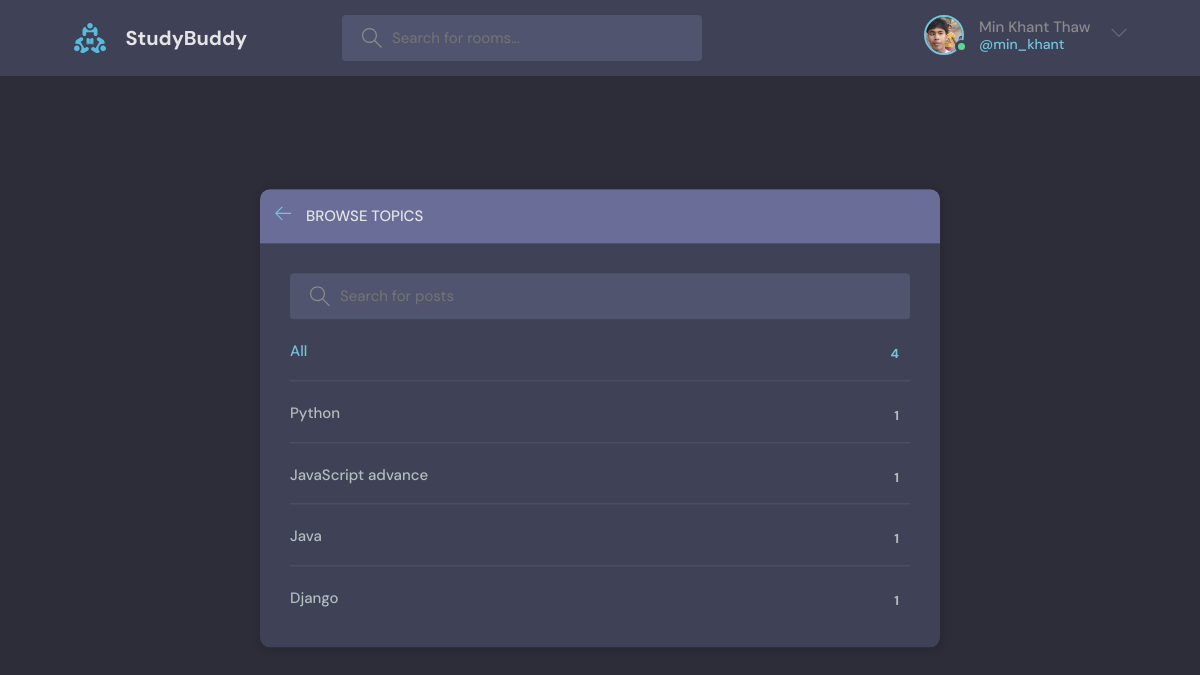
Page /topic/ (signed in) on the committed database.
### my_app/models.py (models this page shows)
class User(AbstractUser):
    name = models.CharField(max_length=200, null=True)
    email = models.EmailField(unique=True, null=True)
    bio = models.TextField(null=True)
    avatar = models.ImageField(null=True, default="avatar.svg", upload_to='media')
    USERNAME_FIELD = 'email'
    REQUIRED_FIELDS = []

class Topics(models.Model):
    name = models.CharField(max_length=200)
    def __str__(self):
        return self.name

### my_app/views.py (the view)
# urls.py: path('topic/', views.topic_view, name="topic-view"),
def topic_view(request):
  q = request.GET.get('q') if request.GET.get('q') != None else ''
  topics = Topics.objects.annotate(room_count=Count('room')).filter(
    Q(name__icontains=q)
    )
  all_topic = sum([item.room_count for item in topics])
  for topic in topics:
    if topic.room_count == 0:
      topic.delete()
  context ={
    'all_topic':all_topic,
    'topics':topics,
  }
  return render(request, 'topic.html', context)

### templates/topic.html (shortened to what this page needs)
{% extends 'base.html' %}
    {% block content %}
<main class="create-room layout">
      <div class="container">
        <div class="layout__box">
          <div class="layout__boxHeader">
            <div class="layout__boxTitle">
              <a href="{% url 'home' %}">
                <svg version="1.1" xmlns="http://www.w3.org/2000/svg" width="32" height="32" viewBox="0 0 32 32">
                  <title>arrow-left</title>
                  <path
                    d="M13.723 2.286l-13.723 13.714 13.719 13.714 1.616-1.611-10.96-10.96h27.625v-2.286h-27.625l10.965-10.965-1.616-1.607z"
                  ></path>
                </svg>
              </a>
              <h3>Browse Topics</h3>
            </div>
          </div>
          <div class="topics-page layout__body">
            <form class="header__search">
              <label>
                <input name="q" placeholder="Search for posts" />
              </label>
            </form>
            <ul class="topics__list">
              <li>
                <a href="{% url 'home' %}" class="active">All <span>{{all_topic}}</span></a>
              </li>
              {% for topic in topics %}
              <li>
                <a href="{% url 'home' %}?q={{topic}}">{{topic}} <span>{{topic.room_count}}</span></a>
              </li>
                {% endfor %}
            </ul>
          </div>
        </div>
      </div>
    </main>
    {% endblock %}

### templates/nav.html (shortened to what this page needs)
  {% load static %}
    <header class="header header--loggedIn">
      <div class="container">
        <a href="{% url 'home' %}" class="header__logo">
          <img src="{% static 'assets/logo.svg' %}" />
          <h1>StudyBuddy</h1>
        </a>
        <form action="{% url 'home' %}" method="GET" class="header__search">
          <label>
            <input name="q" placeholder="Search for rooms..." />
          </label>
        </form>
        <nav class="header__menu">
            {% if request.user.is_authenticated %}
          <div class="header__user">
            <a href="{% url 'userInfo' user.id %}">
              <div class="avatar avatar--medium active">
              {% if request.user.avatar.url %}
                <img src="{{request.user.avatar.url}}" />
                {% endif %}
              </div>
              <p>{{request.user.name}}<span>@{{request.user.username}}</span></p>
            </a>
            <button class="dropdown-button">
              <svg version="1.1" xmlns="http://www.w3.org/2000/svg" width="32" height="32" viewBox="0 0 32 32">
                <title>chevron-down</title>
                <path d="M16 21l-13-13h-3l16 16 16-16h-3l-13 13z"></path>
              </svg>
            </button>
          </div>
            {% else %}
           <a href="{% url 'login' %}">
            <img src="{% static 'assets/avatar.svg' %}" />
            <p>Login</p>
          </a>
            {% endif %}
        </nav>
      </div>
    </header>

### my_app/static/css/style.css (style rules this page uses)
:root { --color-main: #71c6dd; --color-main-light: #e1f6fb; --color-dark: #3f4156; --color-dark-medium: #51546e; --color-dark-light: #696d97; --color-light: #e5e5e5; --color-gray: #8b8b8b; --color-light-gray: #b2bdbd; --color-bg: #2d2d39; --color-success: #5dd693; --color-error: #fc4b0b; }
* { font-family: "DM Sans", -apple-system, BlinkMacSystemFont, "Segoe UI", Roboto, Oxygen, Ubuntu, Cantarell, "Open Sans", "Helvetica Neue", sans-serif; margin: 0; padding: 0; box-sizing: border-box; text-rendering: optimizeLegibility; font-size: inherit; }
html { font-size: 56.25%; }
@media only screen and (min-width: 1200px) { html { font-size: 62.5%; } }
body { line-height: 1.6; font-weight: 400; font-size: 1.5rem; color: var(--color-light-gray); background-color: var(--color-bg); min-height: 100vh; }
img { width: 100%; }
a { display: inline-block; color: var(--color-main); text-decoration: none; }
.container { max-width: 120rem; width: 90%; margin: auto; }
.avatar { position: relative; display: inline-block; border-radius: 50%; border: 2px solid var(--color-main); }
.avatar img { display: block; border-radius: 50%; object-fit: cover; object-position: center; }
.avatar::after { content: ""; display: block; position: absolute; background-color: var(--color-gray); z-index: 111; border-radius: 50%; border: 0.3rem solid var(--color-dark); }
.avatar.active::after { background-color: var(--color-success); }
.avatar.avatar--medium img { width: 3.6rem; height: 3.6rem; border-radius: 50%; }
.avatar.avatar--medium:after { width: 0.7rem; height: 0.7rem; bottom: 0px; right: -6px; }
.header { padding: 1.5rem; background-color: var(--color-dark); }
.header > .container { display: flex; gap: 9.5rem; }
.header__logo, .header__user { display: flex; gap: 2rem; align-items: center; }
.header__logo > img { height: 3.2rem; width: 3.2rem; }
.header__logo > h1 { font-weight: 700; font-size: 2rem; color: var(--color-light); }
.header__search > label { background-color: var(--color-dark-medium); padding: 1.3rem 1rem; display: flex; align-items: center; gap: 1rem; border-radius: 4px; }
.header__search svg { fill: var(--color-gray); width: 2rem; height: 2rem; margin-left: 1rem; }
.header__search input { width: 30rem; background: transparent; border: none; outline: none; color: var(--color-light); }
.header__menu { margin-left: auto; position: relative; }
.header__menu a { display: flex; gap: 1.5rem; align-items: center; font-weight: 500; text-decoration: none; color: var(--color-gray); }
.header__menu img { height: 3.6rem; }
.header__menu p { line-height: 1.2; }
.header__menu span { color: var(--color-main); font-weight: 500; font-size: 1.4rem; display: block; }
.header__menu svg { width: 1.6rem; height: 1.6rem; fill: var(--color-dark-light); }
.dropdown-button { background: transparent; border: 0; outline: 0; cursor: pointer; }
.layout { margin-top: 2.4rem; }
.layout > .container { display: flex; justify-content: space-between; align-items: flex-start; }
.layout__box { width: 90%; max-width: 48rem; min-height: 40rem; position: absolute; top: 50%; left: 50%; transform: translate(-50%, -46%); background-color: var(--color-dark); border-radius: 1rem; box-shadow: 1px 1px 6px 3px rgba(0, 0, 0, 0.1); overflow: hidden; }
.layout__boxHeader { display: flex; padding: 1.5rem; background-color: var(--color-dark-light); }
.layout__boxTitle { display: flex; gap: 1.5rem; align-items: center; }
.layout__boxTitle h3 { text-transform: uppercase; font-weight: 500; color: var(--color-light); }
.layout__boxTitle svg { width: 1.6rem; height: 1.6rem; fill: var(--color-main); }
.layout__body { margin: 3rem; }
.topics__list { list-style: none; }
.topics__list li a { display: flex; justify-content: space-between; margin-bottom: 3rem; font-weight: 500; color: var(--color-light-gray); transition: all 0.3s ease-in-out; }
.topics__list li a.active, .topics__list li a:hover { color: var(--color-main); }
.topics__list li a span { padding: 0.5rem 1rem; background-color: var(--color-dark); border-radius: 3px; font-size: 1.3rem; font-weight: 700; letter-spacing: 1px; }
.topics-page .topics__list li:not(:last-child) a { margin: 2rem 0; padding-bottom: 1rem; text-decoration: none; border-bottom: 1px solid var(--color-dark-medium); }
.topics-page .header__search { display: block; }
.create-room.layout .layout__box { max-width: 68rem; }

### rows in the picture
User: user.avatar (picture), user.name "Min Khant Thaw", user.username "min_khant"
Topics: name "Python", room_count "1"
Topics: name "JavaScript advance", room_count "1"
Topics: name "Java", room_count "1"
Topics: name "Django", room_count "1"

### other values in the picture
{{ all_topic }} "4"
